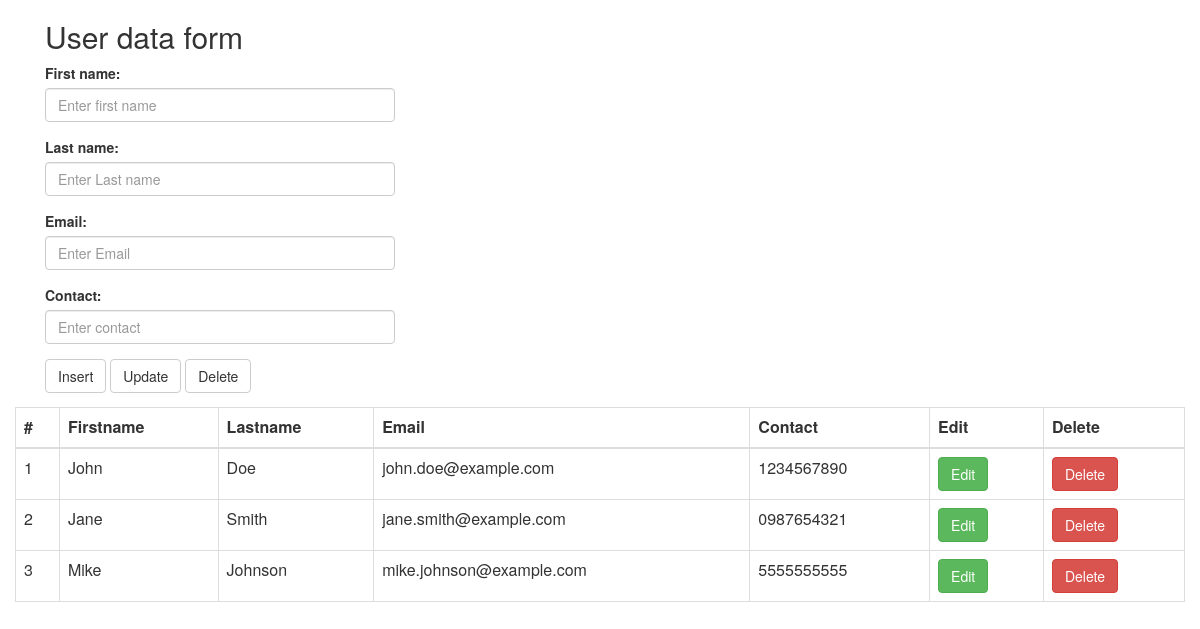
The page /tapluyen/index.php on the database its author committed.
### tables this page shows
CREATE TABLE IF NOT EXISTS `table1` (
  `id` int(11) NOT NULL AUTO_INCREMENT,
  `firstname` varchar(100) NOT NULL,
  `lastname` varchar(100) NOT NULL,
  `email` varchar(150) NOT NULL,
  `contact` varchar(20) NOT NULL,
  PRIMARY KEY (`id`)
);

### tapluyen/index.php (the view, shortened to what this page needs)
<?php
include "connection.php";
?>
<html lang="en" xmlns="">
<head>
    <link rel="stylesheet" href="https://maxcdn.bootstrapcdn.com/bootstrap/3.4.1/css/bootstrap.min.css">
</head>
<body>
<div class="container">
    <div class="col-lg-4">
    <h2>User data form</h2>
    <form action="" name="form1" method="post">
        <div class="form-group">
            <label for="firstname">First name:</label>
            <input type="text" class="form-control" id="firstname" placeholder="Enter first name" name="firstname">
        </div>
        <div class="form-group">
            <label for="lastname">Last name:</label>
            <input type="text" class="form-control" id="lastname" placeholder="Enter Last name" name="lastname">
        </div>
        <div class="form-group">
            <label for="email">Email:</label>
            <input type="text" class="form-control" id="email" placeholder="Enter Email" name="email">
        </div>
        <div class="form-group">
            <label for="contact">Contact:</label>
            <input type="text" class="form-control" id="contact" placeholder="Enter contact" name="contact">
        </div>
        <button type="submit" name="insert" class="btn btn-default">Insert</button>
        <button type="submit" name="update" class="btn btn-default">Update</button>
        <button type="submit" name="delete" class="btn btn-default">Delete</button>
    </form>
</div>
</div>
<div class="col-lg-12">
    <table class="table table-bordered">
        <thead>
        <tr>
            <th>#</th>
            <th>Firstname</th>
            <th>Lastname</th>
            <th>Email</th>
            <th>Contact</th>
            <th>Edit</th>
            <th>Delete</th>
        </tr>
        </thead>
        <tbody>
        <?php
        if (!empty($link)) {
            $res=mysqli_query($link,"select * from table1");
        }
        while($row=mysqli_fetch_array($res))
        {
            echo "<tr>";
            echo "<td>"; echo $row["id"]; echo "</td>";
            echo "<td>"; echo $row["firstname"]; echo "</td>";
            echo "<td>"; echo $row["lastname"]; echo "</td>";
            echo "<td>"; echo $row["email"]; echo "</td>";
            echo "<td>"; echo $row["contact"]; echo "</td>";
            echo "<td>"; ?> <a href="edit.php?id=<?php echo $row["id"]; ?>"><button type="button" class="btn btn-success">Edit </button></a> <?php echo "</td>";
            echo "<td>"; ?> <a href="delete.php?id=<?php echo $row["id"]; ?>"><button type="button" class="btn btn-danger">Delete </button></a> <?php echo "</td>";
            echo "</tr>";
        }
        ?>
        </tbody>
    </table>
</div>
</body>
</html>

### rows shown on the page
table1: id "1", firstname "John", lastname "Doe", email "john.doe@example.com", contact "1234567890"
table1: id "2", firstname "Jane", lastname "Smith", email "jane.smith@example.com", contact "0987654321"
table1: id "3", firstname "Mike", lastname "Johnson", email "mike.johnson@example.com", contact "5555555555"
